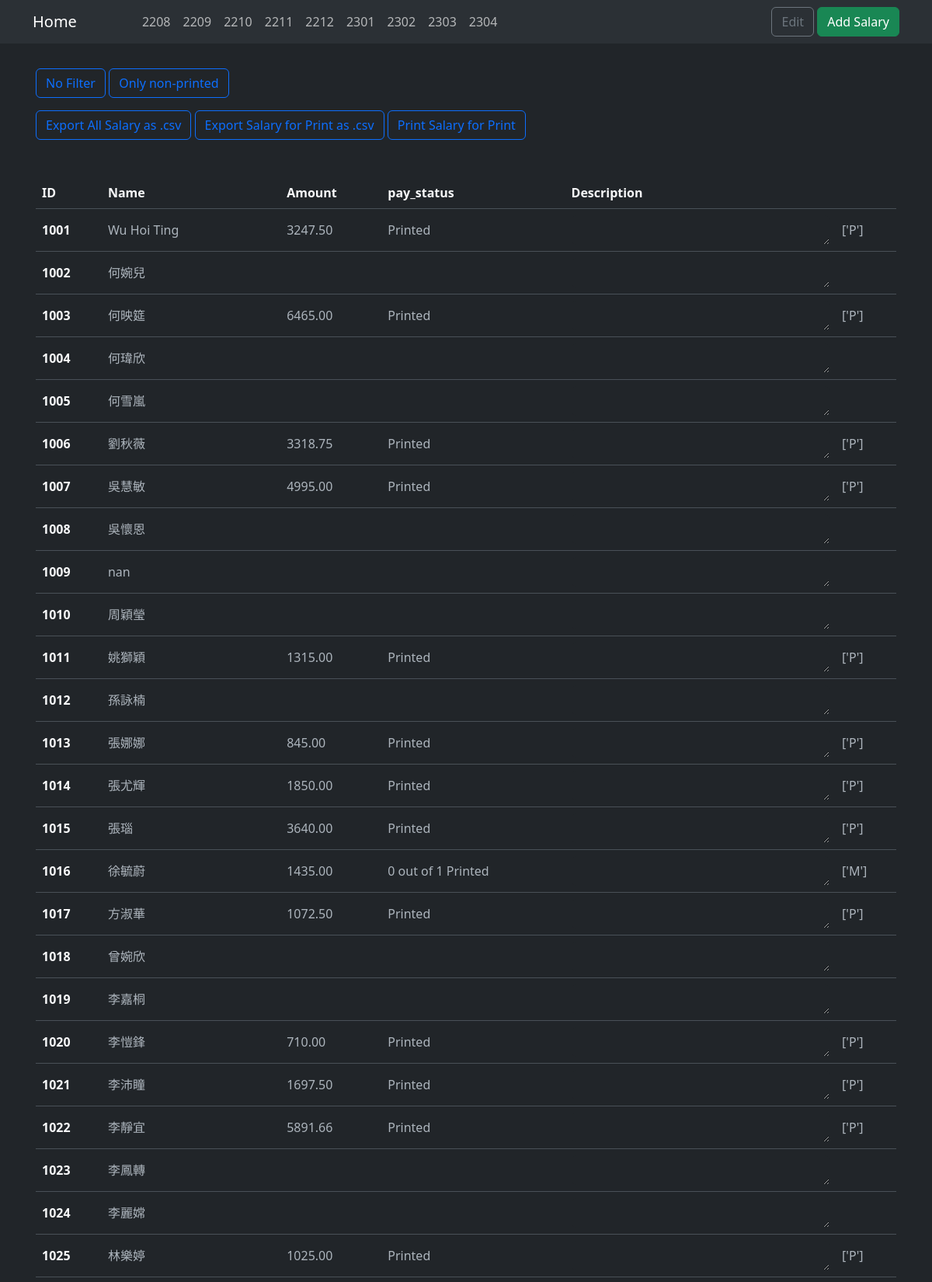
/salary/month/2208/A (upper part), run on the app's committed database.
### SalaryInput/models.py (models this page shows, shortened)
class Employee(models.Model):
    SID = models.IntegerField(primary_key=True)
    chi_name = models.CharField(max_length=8, blank = True)
    eng_name = models.CharField(max_length=30, blank = True)
    classes = models.ManyToManyField(Class, default=None, blank=True)
    class Meta:
        ordering = ['SID', 'chi_name']

### SalaryInput/views.py (the view, shortened to what this page needs)
# urls.py: path('salary/month/<str:month>/<str:status>', views.monthSalary, name='monthly_salary'),
def monthSalary(request, month, status):
    context = getContext()
    context['month_salaries'] = getMonthSalary(month, status, merged=False)
    print(getMonthSalary(month, status, merged=False))
    context['month']=month
    context['record_form_open']='False'
    cheque_needed = countSalary(month, 'N')
    context['cheque_needed'] = cheque_needed
    print_record_form = PrintRecordFrom(initial=({'month': month}))
    context['print_record_form'] = print_record_form
    return render(request, 'MonthSalaries.html', context)

### SalaryInput/forms.py (shortened to what this page needs)
class PrintRecordFrom(forms.Form):
    month = forms.IntegerField(widget=forms.NumberInput(attrs={'placeholder': 'YYMM', 'class': "form-control text-end", 'readonly': ''}))
    cheque_available = forms.CharField(widget=forms.Textarea(attrs={'class': 'form-control textarea', 'placeholder': 'ChequeType-startnum-endnum\\n'}))
    change_to_printed = forms.BooleanField(initial=(False), required=False)
    print_time = forms.DateField(widget=forms.DateInput(attrs={'class':'form-control'}), required=False)

### SalaryInput/forms.py (called while the page is built)
def countSalary(month, status = 'A'):
    month_salaries = Salary.objects.filter(month = month).values()
    if status != 'A':
        month_salaries = month_salaries.filter(pay_status = status).values()
    salaries = []
    count = 0
    for employee in Employee.objects.all():
        pay = month_salaries.filter(employee_id = employee.SID).values('amount', 'description')
        if (pay):
            count = count + 1
    return count

### SalaryInput/views.py (called while the page is built)
def getContext():
    context ={}
    months = []
    for month in Salary.objects.values('month').distinct():
        months.append(month['month'])
    context["salary_months"] = months
    return context

### templates/MonthSalaries.html (shortened to what this page needs)
{% extends 'base.html' %}
{% load static %}
{% block css %}
<link rel="stylesheet" href="{% static 'css/MonthSalaries.css' %}">
{% endblock %}
{% block additional_buttons %}
<div>
    <button id="salary-edit" class="btn btn-outline-secondary" a="">Edit</button>
    <a id="salary-add" class="btn btn-success" href="{% url 'SalaryInput:salary_input' %}">Add Salary</a>
</div>
{% endblock %}
{% block body %}
<div class="container p-3">
    <div class="container-fluid my-3 p-0">
        <a class="btn btn-outline-primary m-0" href="{% url 'SalaryInput:monthly_salary' month 'A' %}">No Filter</a>
        <a class="btn btn-outline-primary m-0" href="{% url 'SalaryInput:monthly_salary' month 'N' %}">Only non-printed</a>
    </div>
    <div class="container-fluid my-3 mb-5 p-0">
        <a class="btn btn-outline-primary m-0" href="{% url 'SalaryInput:export_monthly_salary_csv' month 'A' %}">Export All Salary as .csv</a>
        <a class="btn btn-outline-primary m-0" href="{% url 'SalaryInput:export_monthly_salary_csv' month 'N' %}">Export Salary for Print as .csv</a>
        <button id="print_record_form_button" type="button" class="btn btn-outline-primary m-0" data-bs-toggle="modal" data-bs-target="#print_record_form">Print Salary for Print</a>
    </div>
    <table id="salary_record_table" class="table align-middle nowrap" style="width: 100%">
        <thead>
            <tr class="text-light">
            <th>ID</th>
            <th>Name</th>
            <th>Amount</th>
            <th>pay_status</th>
            <th>Description</th>
            <th></th>
            </tr>
        </thead>
        <tbody>
        {% for pay in month_salaries %}
            <tr>
            <th>{% if pay.SID %}<a href="{% url 'SalaryInput:employee_salary_input' pay.SID month %}" class="text-light text-decoration-none">{{ pay.SID }}</a>{% else %}{{ pay.SID }}{% endif %}</th>
            <td><a href="{% url 'SalaryInput:employee_salary_input' pay.SID month %}" class="text-reset text-decoration-none">{{ pay.name }}</a></td>
            <td>{{ pay.amount }}</td>
            <td>{{ pay.pay_status }}</td>
            <td><textarea class="textarea form-control border-0" readonly>{{ pay.description }}</textarea></td>
            <td>{{pay.details}}</td>
            </tr>
        {% endfor %}
        </tbody>
    </table>
</div>
{% endblock %}

### staticfiles/css/MonthSalaries.css (style rules this page uses)
.textarea { height: 2rem; padding: 0; margin: 0; }

### data on the page
Employee: name "Wu Hoi Ting"
Employee: name "何婉兒"
Employee: name "何映筵"
Employee: name "何瑋欣"
Employee: name "何雪嵐"
Employee: name "劉秋薇"
Employee: name "吳慧敏"
Employee: name "吳懷恩"
Employee: name "nan"
Employee: name "周穎瑩"
Employee: name "姚獅穎"
Employee: name "孫詠楠"
Employee: name "張娜娜"
Employee: name "張尤輝"
Employee: name "張瑙"
Employee: name "徐毓蔚"
Employee: name "方淑華"
Employee: name "曾婉欣"
Employee: name "李嘉桐"
Employee: name "李愷鋒"
Employee: name "李沛瞳"
Employee: name "李靜宜"
Employee: name "李鳳轉"
Employee: name "李麗嫦"
Employee: name "林樂婷"

### other printed values
{{ month }} "2208" "2209" "2210" "2211" "2212" "2301" "2302" "2303" "2304"
{{ pay.SID }} "1001" "1002" "1003" "1004" "1005" "1006" "1007" "1008" "1009" "1010" "1011" "1012" "1013" "1014" "1015" "1016" "1017" "1018" "1019" "1020" "1021" "1022" "1023" "1024" "1025"
{{ pay.amount }} "3247.50" "6465.00" "3318.75" "4995.00" "1315.00" "845.00" "1850.00" "3640.00" "1435.00" "1072.50" "710.00" "1697.50" "5891.66" "1025.00"
{{ pay.pay_status }} "Printed" "Printed" "Printed" "Printed" "Printed" "Printed" "Printed" "Printed" "0 out of 1 Printed" "Printed" "Printed" "Printed" "Printed" "Printed"
{{ pay.details }} "['P']" "['P']" "['P']" "['P']" "['P']" "['P']" "['P']" "['P']" "['M']" "['P']" "['P']" "['P']" "['P']" "['P']"
